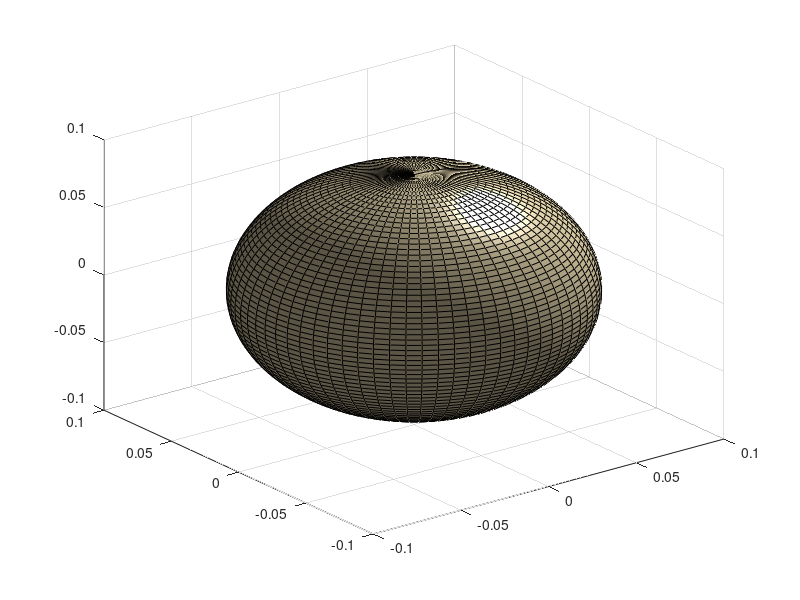

The MATLAB script that drew this image: (Note: this script raises an error after producing the figure.)
% coversphere3.m
%
% evenly distributes points on a circle on the surface of a sphere
%
% 160819PJ: based on coversphere2, developed to plot detailed geometry
% 160822PJ: slightly adjusted cable duct position

% Switches
isCoords = 1;

% Parameters
r1 = 0.083;% 17cm sphere internal diameter
r2 = 0.085;% 17cm sphere external diameter
mRad = 0.5 * 0.0046;% Countryman B3 radius
gRad = 0.5 * 0.0102;% RS 666-4596 grommet radius
cRad1 = 0.5 * 0.0208;% RS 666-4622 grommet inside radius
cRad2 = 0.5 * 0.0300;% RS 666-4622 grommet outside radius
fRad1 = 0.5 * 0.006;% fixing inside radius
fRad2 = 0.5 * 0.010;% fixing outside radius
iTh = [0:5:360];
aColour = [0.8 0.1 0.1];% hemisphere join colour
rColourx = [0.0 0.0 1.0 ];% microphone colour
rColourg = [0.5 0.5 0.95 ];% grommet colour
rColourf = [0.5 0.95 0.5 ];% fixing colour
hAz = 0.0 * 360 / 32;% -5.625 deg, half of 11.25 deg
hEl = 0.0 * 360 / 24;% 7.5 deg, half of 15 deg
cEl = -58;% cable duct at the rear
% cAz = 180;% cable duct at the rear, just beside the microphone stand
cAz = 180 - (360 * 0.025 / (2 * pi * r2 * cos(cEl*pi/180)));
fAz = 180 * [1; 1];
fEl = [(12.6 - 60.0); (-13.2 - 60.0)];
nF = 2;

a = load('m32sphere.txt');
[nM,nC] = size(a);
mAz = a(:,2)-a(6,2);% 2 and 6 work
mEl = a(:,3);
x = r2 * cos(mEl*pi/180) .* cos(mAz*pi/180);
y = r2 * cos(mEl*pi/180) .* sin(mAz*pi/180);
z = r2 * sin(mEl*pi/180);


figure(1);
cla;
axis equal;

% Plot sphere
[xs,ys,zs] = sphere(72);
hs = surf(0.999*r2*xs,0.999*r2*ys,0.999*r2*zs);
set(hs,'Facecolor',[0.99 0.925 0.75]);
l = light;
lighting phong;
hold on;

% Plot microphones
for iM = 1:nM,
  plot3(x(iM),y(iM),z(iM),'w.');
  aUnit = [x(iM); y(iM); z(iM)] / r2;% radial unit vector
%  if (abs(mEl(iM)) == 90),
%    bUnit = [0; 1; 0];
%  else,
    bUnit = [-sin(mAz(iM)*pi/180); cos(mAz(iM)*pi/180); 0];
%  end;% if
  cUnit = cross(aUnit, bUnit);
  hm = fill3( ...
1.0005 * x(iM) + mRad * (bUnit(1) .* cos(iTh*pi/180) + cUnit(1) .* sin(iTh*pi/180)), ...
1.0005 * y(iM) + mRad * (bUnit(2) .* cos(iTh*pi/180) + cUnit(2) .* sin(iTh*pi/180)), ...
1.0005 * z(iM) + mRad * (bUnit(3) .* cos(iTh*pi/180) + cUnit(3) .* sin(iTh*pi/180)), ...
rColourx);
%    set(hm, 'EdgeColor', 0.95*( [1 1 1] - rCoef(iR) * ([1 1 1] - iColour) ) );
%    set(hm, 'FaceColor', 0.95*( [1 1 1] - rCoef(iR) * ([1 1 1] - rColouri) ) );
  hg = fill3( ...
x(iM) + gRad * (bUnit(1) .* cos(iTh*pi/180) + cUnit(1) .* sin(iTh*pi/180)), ...
y(iM) + gRad * (bUnit(2) .* cos(iTh*pi/180) + cUnit(2) .* sin(iTh*pi/180)), ...
z(iM) + gRad * (bUnit(3) .* cos(iTh*pi/180) + cUnit(3) .* sin(iTh*pi/180)), ...
rColourg);
end;


% Plot hemisphere joint
isPlate = 0;
aUnit = [...
cos(hEl*pi/180) .* cos(hAz*pi/180); 
cos(hEl*pi/180) .* sin(hAz*pi/180);
sin(hEl*pi/180) ];
bUnit = [-sin(hAz*pi/180); cos(hAz*pi/180); 0];
cUnit = cross(aUnit, bUnit);
if isPlate,
  hh = fill3( ...
1.01 * r2 * (bUnit(1) .* cos(iTh*pi/180) + cUnit(1) .* sin(iTh*pi/180)), ...
1.01 * r2 * (bUnit(2) .* cos(iTh*pi/180) + cUnit(2) .* sin(iTh*pi/180)), ...
1.01 * r2 * (bUnit(3) .* cos(iTh*pi/180) + cUnit(3) .* sin(iTh*pi/180)), ...
aColour);
else,
  hh = plot3( ...
1.01 * r2 * (bUnit(1) .* cos(iTh*pi/180) + cUnit(1) .* sin(iTh*pi/180)), ...
1.01 * r2 * (bUnit(2) .* cos(iTh*pi/180) + cUnit(2) .* sin(iTh*pi/180)), ...
1.01 * r2 * (bUnit(3) .* cos(iTh*pi/180) + cUnit(3) .* sin(iTh*pi/180)), ...
'r-');
end;% if


% Plot cable duct
xc1 = r2 * cos(cEl*pi/180) .* cos(cAz*pi/180);
yc1 = r2 * cos(cEl*pi/180) .* sin(cAz*pi/180);
zc1 = r2 * sin(cEl*pi/180);
aUnit = [...
cos(cEl*pi/180) .* cos(cAz*pi/180); 
cos(cEl*pi/180) .* sin(cAz*pi/180);
sin(cEl*pi/180) ];
bUnit = [-sin(cAz*pi/180); cos(cAz*pi/180); 0];
cUnit = cross(aUnit, bUnit);
plot3(xc1,yc1,zc1,'w.');
hc1 = fill3( ...
1.0005 * xc1 + cRad1 * (bUnit(1) .* cos(iTh*pi/180) + cUnit(1) .* sin(iTh*pi/180)), ...
1.0005 * yc1 + cRad1 * (bUnit(2) .* cos(iTh*pi/180) + cUnit(2) .* sin(iTh*pi/180)), ...
1.0005 * zc1 + cRad1 * (bUnit(3) .* cos(iTh*pi/180) + cUnit(3) .* sin(iTh*pi/180)), ...
rColourx);
hc1 = fill3( ...
xc1 + cRad2 * (bUnit(1) .* cos(iTh*pi/180) + cUnit(1) .* sin(iTh*pi/180)), ...
yc1 + cRad2 * (bUnit(2) .* cos(iTh*pi/180) + cUnit(2) .* sin(iTh*pi/180)), ...
zc1 + cRad2 * (bUnit(3) .* cos(iTh*pi/180) + cUnit(3) .* sin(iTh*pi/180)), ...
rColourg);


% Plot fixings
for iF = 1:nF,
  xf = r2 * cos(fEl(iF)*pi/180) .* cos(fAz(iF)*pi/180);
  yf = r2 * cos(fEl(iF)*pi/180) .* sin(fAz(iF)*pi/180);
  zf = r2 * sin(fEl(iF)*pi/180);
  aUnit = [...
cos(fEl(iF)*pi/180) .* cos(fAz(iF)*pi/180); 
cos(fEl(iF)*pi/180) .* sin(fAz(iF)*pi/180);
sin(fEl(iF)*pi/180) ];
  bUnit = [-sin(fAz(iF)*pi/180); cos(fAz(iF)*pi/180); 0];
  cUnit = cross(aUnit, bUnit);
  plot3(xf,yf,zf,'w.');
  hf = fill3( ...
1.0005 * xf + fRad1 * (bUnit(1) .* cos(iTh*pi/180) + cUnit(1) .* sin(iTh*pi/180)), ...
1.0005 * yf + fRad1 * (bUnit(2) .* cos(iTh*pi/180) + cUnit(2) .* sin(iTh*pi/180)), ...
1.0005 * zf + fRad1 * (bUnit(3) .* cos(iTh*pi/180) + cUnit(3) .* sin(iTh*pi/180)), ...
rColourx);
  hc1 = fill3( ...
xf + fRad2 * (bUnit(1) .* cos(iTh*pi/180) + cUnit(1) .* sin(iTh*pi/180)), ...
yf + fRad2 * (bUnit(2) .* cos(iTh*pi/180) + cUnit(2) .* sin(iTh*pi/180)), ...
zf + fRad2 * (bUnit(3) .* cos(iTh*pi/180) + cUnit(3) .* sin(iTh*pi/180)), ...
rColourf);
end;% for

axis(r2*[-1.2 1.2 -1.2 1.2 -1.2 1.2]);
drawnow;
hold off;
xlabel('x');
ylabel('y');
zlabel('z');

% orient portrait; print -dpdf coverage2.pdf